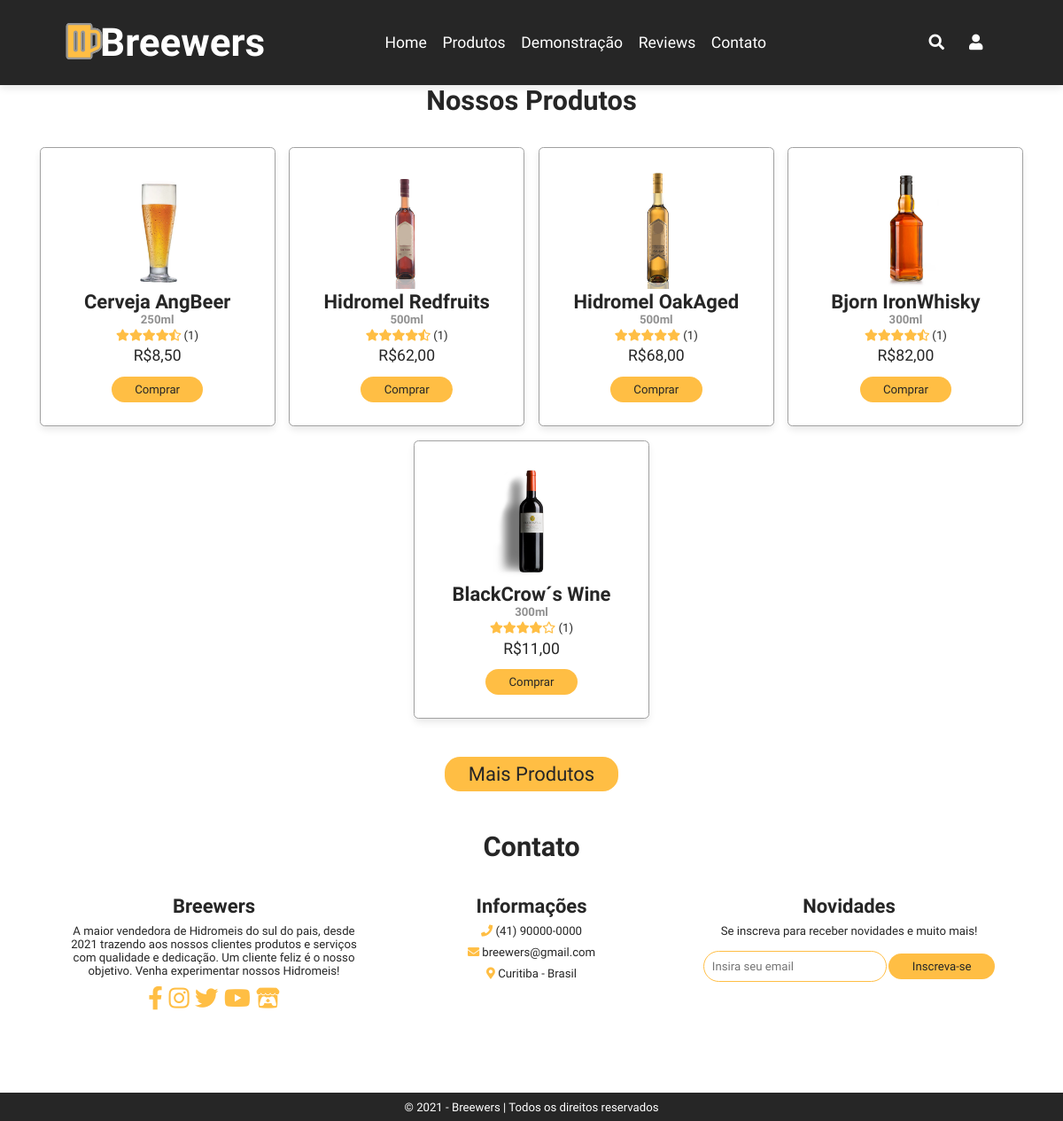
/Products.php, run on the app's committed database.
### tables this page shows
Create Table TProduct (
    ID_Product int auto_increment,
    ID_Brand int,
    Pname varchar(50),
    Info varchar(30),
    Descrip varchar(200),
    Image varchar(100),
    Price float,
    Rating int,
    RatingCount int,
    primary key (ID_Product),
    foreign key (ID_Brand) references TBrand (ID_Brand)
);

### php/products.php (the view, shortened to what this page needs)
<?php
    include_once 'functions.php';
    $showMore = false;
    if (isset($_GET['category'])) {
        $category = $_GET['category'];
        if ($category == 'all') {
            $query = $conn->prepare("Select * from TProduct");
        } else {
            $query = $conn->prepare("Select TProduct.*
                                        from TProduct, TCategory, TProductCategory
                                        where TProduct.ID_Product = TProductCategory.ID_Product
                                        and TCategory.ID_Category = TProductCategory.ID_Category
                                        and TCategory.CName = :category");
            $query->bindValue("category", $category);
        }
        $query->execute();
    } else {
        $showMore = true;
        $query = $conn->prepare("Select * from TProduct order by RAND() limit 5");
        $query->execute();
    }
?>
<section class="products" id="produtos">
    <h1 class="heading">Nossos Produtos</h1>
    <div class="slider">
        <div class="wrapper">
            <?php
                while ($row = $query->fetch(PDO::FETCH_ASSOC)) {
                    echo
                    '<div class="box">
                                <img src="image/products/' . $row['Image'] . '" alt="">
                                <h3>' . $row['Pname'] . '</h3>
                                <h4>' . $row['Info'] . '</h4>
                                <div class="rating">' .
                        getStars($row['Rating'])
                        . ' <a>(' . $row['RatingCount'] . ')</a>
                                </div>
                                <div class="price">R$' . number_format($row['Price'], 2, ',', '.') . '</div>';
                    if(isset($_SESSION['User'])){
                        echo    '<form method="POST" action="php/cartactions.php?id=' . $row['ID_Product'] . '">
                                    <input type="submit" name="add" class="btn" value="Adicionar ao Carrinho">
                                </form>';
                    }else{
                        echo    '<a href="login.php">
                                    <input type="submit" class="btn" value="Comprar">
                                </a>';
                    }
                    echo '</div>';
                }
            ?>
        </div>
    </div>
    </div>
    <?php
        if ($showMore) {
            echo    '<div class="btn-more">
                        <a href="products.php?category=all"><input type="submit" class="btn" value="Mais Produtos"></a>
                    </div>';
        }
    ?>

### php/functions.php
<?php
function getStars(int $v)
{
    if ($v == 0 || empty($v)) {
        return '<i class="far fa-star"></i><i class="far fa-star"></i><i class="far fa-star"></i><i class="far fa-star"></i><i class="far fa-star"></i>';
    } else if ($v == 1) {
        return '<i class="fas fa-star-half-alt"></i><i class="far fa-star"></i><i class="far fa-star"></i><i class="far fa-star"></i><i class="far fa-star"></i>';
    } else if ($v == 2) {
        return '<i class="fas fa-star"></i><i class="far fa-star"></i><i class="far fa-star"></i><i class="far fa-star"></i><i class="far fa-star"></i>';
    } else if ($v == 3) {
        return '<i class="fas fa-star"></i><i class="fas fa-star-half-alt"></i><i class="far fa-star"></i><i class="far fa-star"></i><i class="far fa-star"></i>';
    } else if ($v == 4) {
        return '<i class="fas fa-star"></i><i class="fas fa-star"></i><i class="far fa-star"></i><i class="far fa-star"></i><i class="far fa-star"></i>';
    } else if ($v == 5) {
        return '<i class="fas fa-star"></i><i class="fas fa-star"></i><i class="fas fa-star-half-alt"></i><i class="far fa-star"></i><i class="far fa-star"></i>';
    } else if ($v == 6) {
        return '<i class="fas fa-star"></i><i class="fas fa-star"></i><i class="fas fa-star"></i><i class="far fa-star"></i><i class="far fa-star"></i>';
    } else if ($v == 7) {
        return '<i class="fas fa-star"></i><i class="fas fa-star"></i><i class="fas fa-star"></i><i class="fas fa-star-half-alt"></i><i class="far fa-star"></i>';
    } else if ($v == 8) {
        return '<i class="fas fa-star"></i><i class="fas fa-star"></i><i class="fas fa-star"></i><i class="fas fa-star"></i><i class="far fa-star"></i>';
    } else if ($v == 9) {
        return '<i class="fas fa-star"></i><i class="fas fa-star"></i><i class="fas fa-star"></i><i class="fas fa-star"></i><i class="fas fa-star-half-alt"></i>';
    } else if ($v == 10) {
        return '<i class="fas fa-star"></i><i class="fas fa-star"></i><i class="fas fa-star"></i><i class="fas fa-star"></i><i class="fas fa-star"></i>';
    }
}

### css/style.css (style rules this page uses)
:root { --yellow: #FAE96F; --hover: #ffbe44; --hoverbtn: #ffd077; --white: #fff; --blue: #0B4EA3; --headerfont: #fff; --header: #262626; --red: #E44C4C; --lighting-color: #666; --grey: #909090; --box-shadow: 0 .5rem 1rem rgba(0, 0, 0, .1); --border: .1rem solid rgba(0, 0, 0, .1); --outline: .1rem solid rgb(161, 161, 161); --outline-hover: .1rem solid rgba(255, 190, 68, 1); --background: #fff; }
html { font-size: 62.5%; overflow-x: hidden; scroll-behavior: smooth; scroll-padding-top: 7rem; box-sizing: border-box; height: 100%; }
* { box-sizing: inherit; font-family: 'Skranji', sans-serif; margin: 0; padding: 0; box-sizing: border-box; outline: none; border: none; text-decoration: none; transition: all .2s linear; }
body { position: relative; padding-top: 7.8rem; background: var(--background); padding-bottom: 6rem; min-height: 100%; }
section { padding: 1rem 5%; }
.heading { text-align: center; padding-top: 1rem; padding-bottom: 3rem; font-size: 3.5rem; color: var(--header); }
.rating { font-size: 1.5rem; color: var(--hover); padding: .1rem; }
.rating a { font-size: 1.5rem; color: var(--header); }
.btn { margin-top: 1rem; display: inline-block; padding: .8rem 3rem; font-size: 1.5rem; border-radius: 2rem; color: var(--header); background-color: var(--hover); cursor: pointer; }
.btn-more { justify-content: center; display: flex; margin-bottom: 2rem; }
.btn-more .btn { font-size: 2.5rem; }
.products .wrapper { display: flex; justify-content: center; flex-wrap: wrap; width: 100%; }
.products .slider { margin-bottom: 2rem; }
.products .slider .box { width: 30rem; margin: 1rem; background: var(--white); text-align: center; padding: 3rem 1rem; border-radius: .5rem; outline: var(--outline); box-shadow: var(--box-shadow); }
.products .slider .box img { height: 15rem; }
.products .slider .box h3 { font-size: 2.5rem; color: var(--header); }
.products .slider .box h4 { font-size: 1.5rem; color: var(--grey); padding-bottom: .3rem; }
.products .slider .box .price { font-size: 2rem; color: var(--header); padding: .5rem 0; }
@media (max-width: 1200px) { html { font-size: 55%; } }
@media (max-width: 1200px) { section { padding: 1rem; } }
@media (max-width: 1200px) { .heading { padding-top: 2rem; } }

### data on the page
tproduct: Image (picture), Pname "Cerveja AngBeer", Info "250ml", RatingCount "1", Price "8,50"
tproduct: Image (picture), Pname "Hidromel Redfruits", Info "500ml", RatingCount "1", Price "62,00"
tproduct: Image (picture), Pname "Hidromel OakAged", Info "500ml", RatingCount "1", Price "68,00"
tproduct: Image (picture), Pname "Bjorn IronWhisky", Info "300ml", RatingCount "1", Price "82,00"
tproduct: Image (picture), Pname "BlackCrow´s Wine", Info "300ml", RatingCount "1", Price "11,00"
